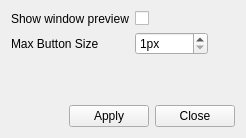
<?xml version="1.0" encoding="UTF-8"?>
<ui version="4.0">
 <class>settingswidget</class>
 <widget class="QWidget" name="settingswidget">
  <property name="geometry">
   <rect>
    <x>0</x>
    <y>0</y>
    <width>246</width>
    <height>138</height>
   </rect>
  </property>
  <property name="windowTitle">
   <string>Window List Settings</string>
  </property>
  <property name="windowIcon">
   <iconset theme="configure">
    <normaloff>.</normaloff>.</iconset>
  </property>
  <layout class="QVBoxLayout" name="verticalLayout">
   <item>
    <layout class="QGridLayout" name="gridLayout" rowstretch="0,0,0,0" rowminimumheight="0,0,0,0">
     <item row="3" column="0" colspan="3">
      <layout class="QHBoxLayout" name="horizontalLayout">
       <item>
        <spacer name="horizontalSpacer">
         <property name="orientation">
          <enum>Qt::Horizontal</enum>
         </property>
         <property name="sizeHint" stdset="0">
          <size>
           <width>40</width>
           <height>20</height>
          </size>
         </property>
        </spacer>
       </item>
       <item>
        <widget class="QPushButton" name="applybt">
         <property name="text">
          <string>Apply</string>
         </property>
         <property name="icon">
          <iconset theme="dialog-ok-apply">
           <normaloff>.</normaloff>.</iconset>
         </property>
        </widget>
       </item>
       <item>
        <widget class="QPushButton" name="closebt">
         <property name="text">
          <string>Close</string>
         </property>
         <property name="icon">
          <iconset theme="dialog-close">
           <normaloff>.</normaloff>.</iconset>
         </property>
        </widget>
       </item>
      </layout>
     </item>
     <item row="0" column="0">
      <widget class="QLabel" name="label">
       <property name="text">
        <string>Show window preview</string>
       </property>
      </widget>
     </item>
     <item row="1" column="1">
      <widget class="QSpinBox" name="maxsizesbox">
       <property name="suffix">
        <string>px</string>
       </property>
       <property name="minimum">
        <number>1</number>
       </property>
       <property name="maximum">
        <number>10000</number>
       </property>
      </widget>
     </item>
     <item row="2" column="0">
      <spacer name="verticalSpacer">
       <property name="orientation">
        <enum>Qt::Vertical</enum>
       </property>
       <property name="sizeHint" stdset="0">
        <size>
         <width>20</width>
         <height>40</height>
        </size>
       </property>
      </spacer>
     </item>
     <item row="1" column="0">
      <widget class="QLabel" name="label_3">
       <property name="text">
        <string>Max Button Size</string>
       </property>
      </widget>
     </item>
     <item row="0" column="1">
      <widget class="QCheckBox" name="preview_cbox">
       <property name="text">
        <string/>
       </property>
      </widget>
     </item>
    </layout>
   </item>
  </layout>
 </widget>
 <resources/>
 <connections>
  <connection>
   <sender>closebt</sender>
   <signal>clicked()</signal>
   <receiver>settingswidget</receiver>
   <slot>close()</slot>
   <hints>
    <hint type="sourcelabel">
     <x>249</x>
     <y>146</y>
    </hint>
    <hint type="destinationlabel">
     <x>293</x>
     <y>134</y>
    </hint>
   </hints>
  </connection>
 </connections>
</ui>
